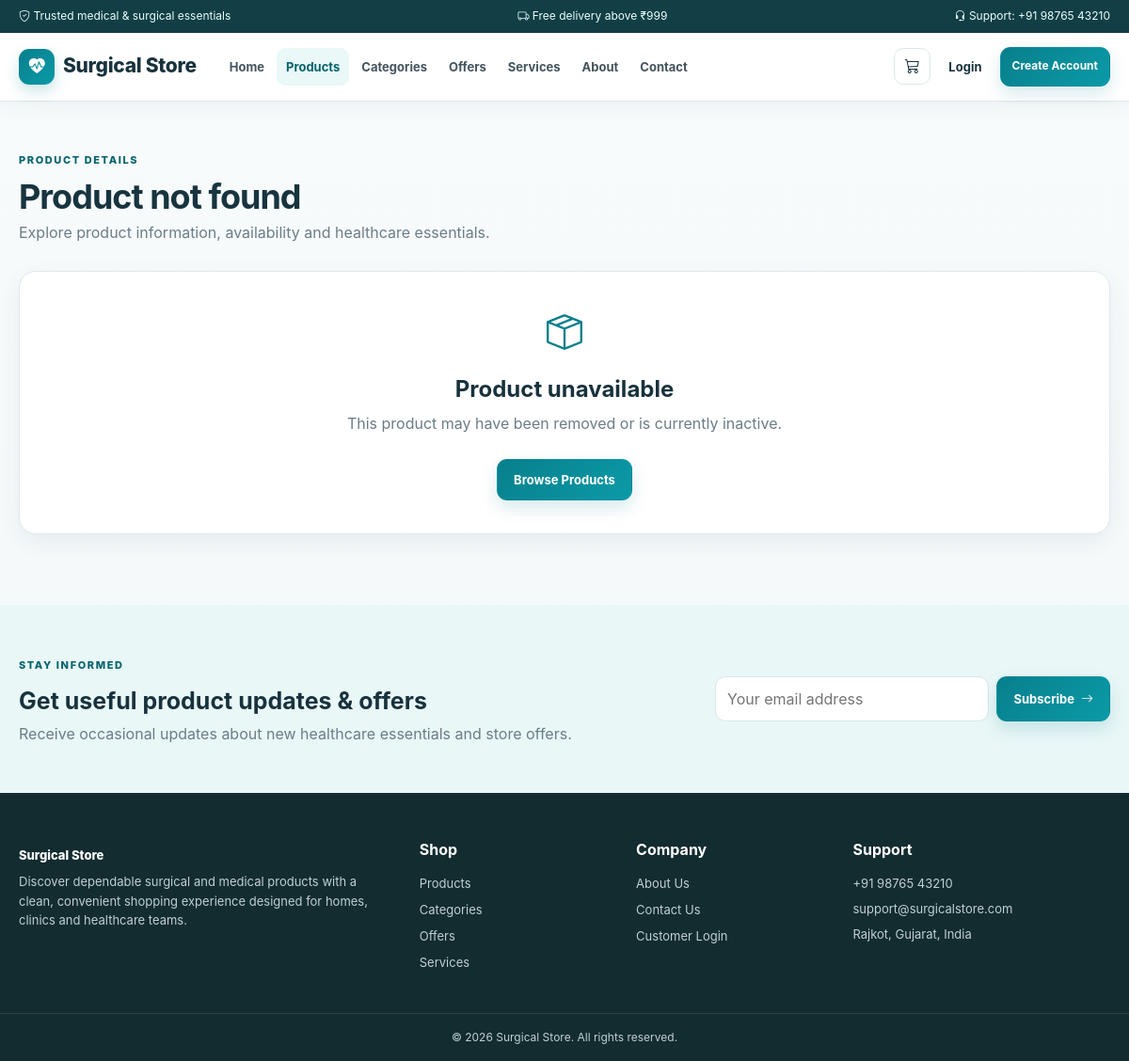
The page /product_details.php on the database its author committed.
### tables this page shows
CREATE TABLE site_settings (
  setting_id INT AUTO_INCREMENT PRIMARY KEY,
  setting_key VARCHAR(100) NOT NULL UNIQUE,
  setting_value TEXT NOT NULL,
  updated_at TIMESTAMP DEFAULT CURRENT_TIMESTAMP ON UPDATE CURRENT_TIMESTAMP
);

### includes/db.php (called while the page is built, shortened)
<?php
require_once __DIR__ . '/../db_config.php';
mysqli_set_charset($con, 'utf8mb4');
function h($v) {
return htmlspecialchars((string)($v ?? ''), ENT_QUOTES, 'UTF-8');
}
function setting($key,$default='') {
global $con;
$key=mysqli_real_escape_string($con,$key);
$r=mysqli_query($con,"SELECT setting_value FROM site_settings WHERE setting_key='$key' LIMIT 1");
$row=$r?mysqli_fetch_assoc($r):null;
return $row ? $row['setting_value'] : $default;
}
?>

### layout.php (the view, shortened to what this page needs)
<?php
require_once __DIR__ . '/includes/db.php';
function guestStart($pageTitle='Surgical Store',$activePage='')  {
$store=setting('store_name','Surgical Store');
?>
<!DOCTYPE html>
<html lang="en">
<head>
<link rel="stylesheet" href="/SurgicalStore/css/style.css">
<link rel="stylesheet" href="https://cdn.jsdelivr.net/npm/bootstrap-icons@1.11.3/font/bootstrap-icons.min.css">
</head>
<body>
<div class="announcement">
<div class="container announcement-inner">
<span>
<i class="bi bi-shield-check">
</i>
<?=
h(setting('announcement_one'))
?>
</span>
<span>
<i class="bi bi-truck">
</i>
<?=
h(setting('announcement_two'))
?>
</span>
<span>
<i class="bi bi-headset">
</i>
<?=
h(setting('announcement_three'))
?>
</span>
</div>
</div>
<header class="site-header">
<div class="container nav-wrap">
<a class="logo" href="index.php">
<span class="logo-icon">
<i class="bi bi-heart-pulse-fill">
</i>
</span>
<span>
<?=
h($store)
?>
</span>
</a>
<nav id="mainNav">
<a class="
<?=
$activePage==='home'?'active':''
?>
" href="index.php">Home</a>
<a class="
<?=
$activePage==='products'?'active':''
?>
" href="products.php">Products</a>
<a class="
<?=
$activePage==='categories'?'active':''
?>
" href="categories.php">Categories</a>
<a class="
<?=
$activePage==='offers'?'active':''
?>
" href="offers.php">Offers</a>
<a class="
<?=
$activePage==='services'?'active':''
?>
" href="services.php">Services</a>
<a class="
<?=
$activePage==='about'?'active':''
?>
" href="about.php">About</a>
<a class="
<?=
$activePage==='contact'?'active':''
?>
" href="contact.php">Contact</a>
</nav>
<div class="nav-actions">
<a class="nav-icon" href="User/cart.php">
<i class="bi bi-cart3">
</i>
</a>
<a class="login-link" href="User/login.php">Login</a>
<a class="btn primary small" href="User/register.php">Create Account</a>
</div>
</div>
</header>
<main>
<?php
}
function guestEnd()  {
?>
<section class="newsletter">
<div class="container newsletter-inner">
<div>
<span class="eyebrow">STAY INFORMED</span>
<h2>Get useful product updates & offers</h2>
<p>Receive occasional updates about new healthcare essentials and store offers.</p>
</div>
<form method="post" action="User/newsletter.php" class="newsletter-form" data-validate novalidate>
<input type="email" name="newsletter_email" data-validation="required email" placeholder="Your email address" required>
<button class="btn primary">Subscribe <i class="bi bi-arrow-right">
</i>
</button>
</form>
</div>
</section>
<footer class="footer">
<div class="container footer-grid">
<div>
<a class="footer-brand" href="index.php">
<?=
h(setting('store_name','Surgical Store'))
?>
</a>
<p>
<?=
h(setting('hero_description'))
?>
</p>
</div>
<div>
<h4>Shop</h4>
<a href="products.php">Products</a>
<a href="categories.php">Categories</a>
<a href="offers.php">Offers</a>
<a href="services.php">Services</a>
</div>
<div>
<h4>Company</h4>
<a href="about.php">About Us</a>
<a href="contact.php">Contact Us</a>
<a href="User/login.php">Customer Login</a>
</div>
<div>
<h4>Support</h4>
<p>
<?=
h(setting('phone'))
?>
</p>
<p>
<?=
h(setting('email'))
?>
</p>
<p>
<?=
h(setting('address'))
?>
</p>
</div>
</div>
<div class="copyright">©
<?=
date('Y')
?>
<?=
h(setting('store_name','Surgical Store'))
?>
. All rights reserved.</div>
</footer>
</body>
</html>
<?php
}
?>

### rows shown on the page
site_settings: setting_value "Trusted medical & surgical essentials"
site_settings: setting_value "Free delivery above ₹999"
site_settings: setting_value "Support: +91 98765 43210"
site_settings: setting_value "Surgical Store"
site_settings: setting_value "Discover dependable surgical and medical products with a clean, convenient shopping experience designed for homes, clinics and healthcare teams."
site_settings: setting_value "+91 98765 43210"
site_settings: setting_value "support@surgicalstore.com"
site_settings: setting_value "Rajkot, Gujarat, India"

### other values the page prints
$p['product_name'] "Product not found"
